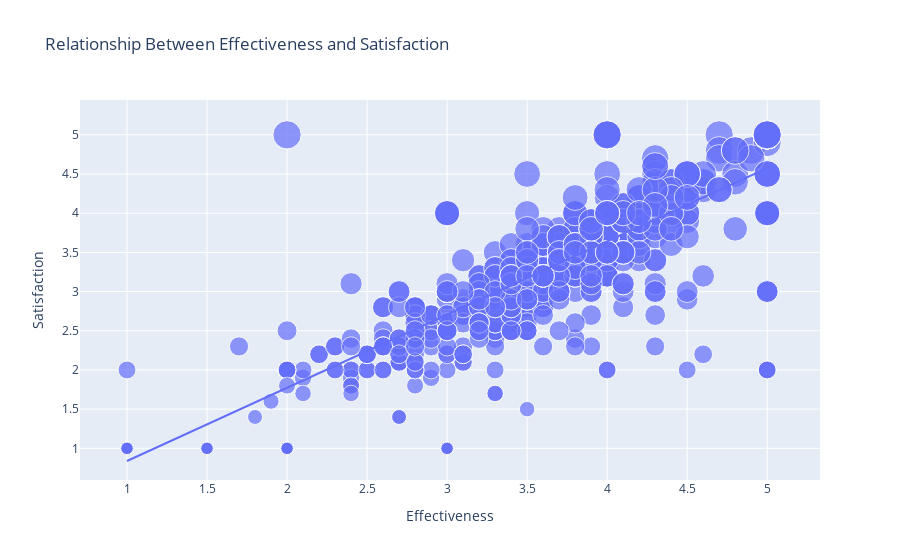

This figure's notebook cell:
### Code cell
figure = px.scatter(data_frame = df, 
                    x="Effectiveness",
                    y="Satisfaction", 
                    size="Satisfaction", 
                    trendline="ols",
                    title = "Relationship Between Effectiveness and Satisfaction")
figure.show()

### Figure 1 — Plotly figure (JSON) as saved in the notebook; plotly's stock layout.template omitted (floating-point values rounded to 4 significant figures; data arrays with more than 128 entries replaced by an {"elided": "..."} marker saying what was removed)
{"data": [{"hovertemplate": "Effectiveness=%{x}<br>Satisfaction=%{marker.size}<extra></extra>", "legendgroup": "", "marker": {"color": "#636efa", "size": {"elided": "678 float values"}, "sizemode": "area", "sizeref": 0.0125, "symbol": "circle"}, "mode": "markers", "name": "", "orientation": "v", "showlegend": false, "type": "scatter", "x": {"elided": "678 float values"}, "xaxis": "x", "y": {"elided": "678 float values"}, "yaxis": "y"}, {"hovertemplate": "<b>OLS trendline</b><br>Satisfaction = 0.934369 * Effectiveness + -0.0961382<br>R<sup>2</sup>=0.749218<br><br>Effectiveness=%{x}<br>Satisfaction=%{y} <b>(trend)</b><extra></extra>", "legendgroup": "", "marker": {"color": "#636efa", "symbol": "circle"}, "mode": "lines", "name": "", "showlegend": false, "type": "scatter", "x": {"elided": "678 float values"}, "xaxis": "x", "y": {"elided": "678 float values"}, "yaxis": "y"}], "layout": {"legend": {"itemsizing": "constant", "tracegroupgap": 0}, "title": {"text": "Relationship Between Effectiveness and Satisfaction"}, "xaxis": {"anchor": "y", "domain": [0, 1], "title": {"text": "Effectiveness"}}, "yaxis": {"anchor": "x", "domain": [0, 1], "title": {"text": "Satisfaction"}}}}
